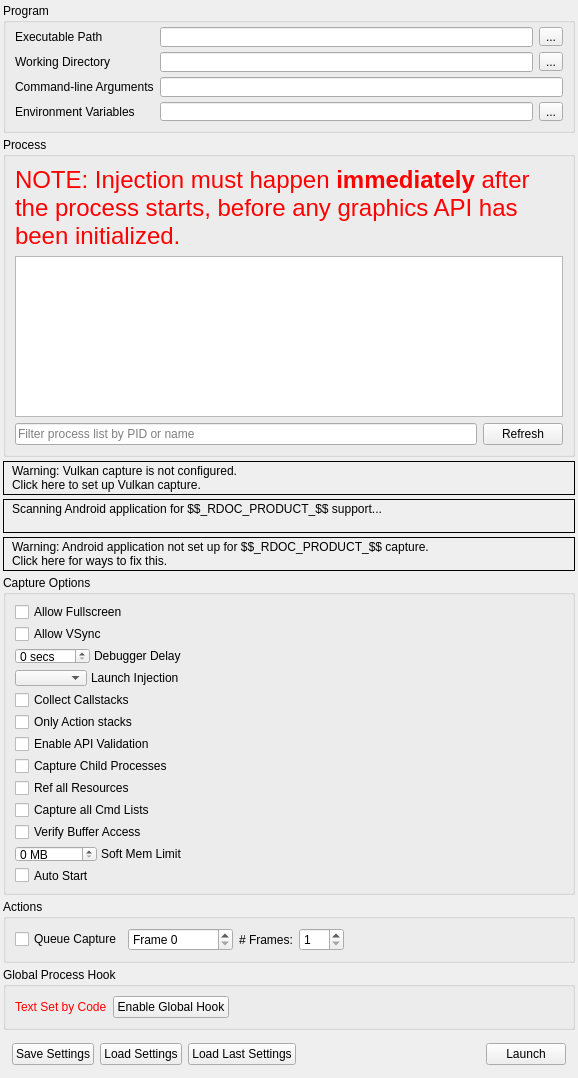
<?xml version="1.0" encoding="UTF-8"?>
<ui version="4.0">
 <class>CaptureDialog</class>
 <widget class="QFrame" name="CaptureDialog">
  <property name="geometry">
   <rect>
    <x>0</x>
    <y>0</y>
    <width>578</width>
    <height>1025</height>
   </rect>
  </property>
  <property name="windowTitle">
   <string>Launch Application</string>
  </property>
  <layout class="QVBoxLayout" name="verticalLayout">
   <property name="spacing">
    <number>4</number>
   </property>
   <property name="leftMargin">
    <number>3</number>
   </property>
   <property name="topMargin">
    <number>3</number>
   </property>
   <property name="rightMargin">
    <number>3</number>
   </property>
   <property name="bottomMargin">
    <number>3</number>
   </property>
   <item>
    <widget class="QGroupBox" name="exeGroup">
     <property name="sizePolicy">
      <sizepolicy hsizetype="Preferred" vsizetype="Minimum">
       <horstretch>0</horstretch>
       <verstretch>0</verstretch>
      </sizepolicy>
     </property>
     <property name="minimumSize">
      <size>
       <width>250</width>
       <height>130</height>
      </size>
     </property>
     <property name="title">
      <string>Program</string>
     </property>
     <layout class="QGridLayout" name="gridLayout">
      <property name="topMargin">
       <number>4</number>
      </property>
      <item row="0" column="0">
       <widget class="QLabel" name="exePathLabel">
        <property name="toolTip">
         <string>Browse for an executable file</string>
        </property>
        <property name="text">
         <string>Executable Path</string>
        </property>
       </widget>
      </item>
      <item row="0" column="2">
       <widget class="RDLineEdit" name="exePath">
        <property name="minimumSize">
         <size>
          <width>0</width>
          <height>20</height>
         </size>
        </property>
        <property name="toolTip">
         <string>Browse for an executable file</string>
        </property>
       </widget>
      </item>
      <item row="0" column="3">
       <widget class="QToolButton" name="exePathBrowse">
        <property name="toolTip">
         <string>Browse for an executable file</string>
        </property>
        <property name="text">
         <string>...</string>
        </property>
       </widget>
      </item>
      <item row="1" column="0">
       <widget class="QLabel" name="workDirLabel">
        <property name="toolTip">
         <string>Browse for a working directory</string>
        </property>
        <property name="text">
         <string>Working Directory</string>
        </property>
       </widget>
      </item>
      <item row="1" column="2">
       <widget class="RDLineEdit" name="workDirPath">
        <property name="minimumSize">
         <size>
          <width>0</width>
          <height>20</height>
         </size>
        </property>
        <property name="toolTip">
         <string>Browse for a working directory</string>
        </property>
       </widget>
      </item>
      <item row="1" column="3">
       <widget class="QToolButton" name="workDirBrowse">
        <property name="toolTip">
         <string>Browse for a working directory</string>
        </property>
        <property name="text">
         <string>...</string>
        </property>
       </widget>
      </item>
      <item row="2" column="0">
       <widget class="QLabel" name="cmdLineLabel">
        <property name="toolTip">
         <string>The command-line that will be passed to the executable on launch</string>
        </property>
        <property name="text">
         <string>Command-line Arguments</string>
        </property>
       </widget>
      </item>
      <item row="2" column="2" colspan="2">
       <widget class="RDLineEdit" name="cmdline">
        <property name="minimumSize">
         <size>
          <width>0</width>
          <height>20</height>
         </size>
        </property>
        <property name="toolTip">
         <string>The command-line that will be passed to the executable on launch</string>
        </property>
       </widget>
      </item>
      <item row="3" column="0">
       <widget class="QLabel" name="envVarLabel">
        <property name="toolTip">
         <string>The environment variables for the executable</string>
        </property>
        <property name="text">
         <string>Environment Variables</string>
        </property>
       </widget>
      </item>
      <item row="3" column="2">
       <widget class="QLineEdit" name="envVar">
        <property name="toolTip">
         <string>The environment variables for the executable</string>
        </property>
        <property name="readOnly">
         <bool>true</bool>
        </property>
       </widget>
      </item>
      <item row="3" column="3">
       <widget class="QToolButton" name="envVarEdit">
        <property name="toolTip">
         <string>The environment variables for the executable</string>
        </property>
        <property name="text">
         <string>...</string>
        </property>
       </widget>
      </item>
     </layout>
    </widget>
   </item>
   <item>
    <widget class="QGroupBox" name="injectGroup">
     <property name="sizePolicy">
      <sizepolicy hsizetype="Preferred" vsizetype="Expanding">
       <horstretch>0</horstretch>
       <verstretch>100</verstretch>
      </sizepolicy>
     </property>
     <property name="minimumSize">
      <size>
       <width>250</width>
       <height>260</height>
      </size>
     </property>
     <property name="title">
      <string>Process</string>
     </property>
     <layout class="QGridLayout" name="gridLayout_2">
      <item row="0" column="0" colspan="2">
       <widget class="QLabel" name="processWarning">
        <property name="palette">
         <palette>
          <active>
           <colorrole role="WindowText">
            <brush brushstyle="SolidPattern">
             <color alpha="255">
              <red>255</red>
              <green>0</green>
              <blue>0</blue>
             </color>
            </brush>
           </colorrole>
          </active>
          <inactive>
           <colorrole role="WindowText">
            <brush brushstyle="SolidPattern">
             <color alpha="255">
              <red>255</red>
              <green>0</green>
              <blue>0</blue>
             </color>
            </brush>
           </colorrole>
          </inactive>
          <disabled>
           <colorrole role="WindowText">
            <brush brushstyle="SolidPattern">
             <color alpha="255">
              <red>106</red>
              <green>104</green>
              <blue>100</blue>
             </color>
            </brush>
           </colorrole>
          </disabled>
         </palette>
        </property>
        <property name="font">
         <font>
          <pointsize>18</pointsize>
         </font>
        </property>
        <property name="text">
         <string>NOTE: Injection must happen &lt;b&gt;immediately&lt;/b&gt; after the process starts, before any graphics API has been initialized.</string>
        </property>
        <property name="wordWrap">
         <bool>true</bool>
        </property>
       </widget>
      </item>
      <item row="1" column="0" colspan="2">
       <widget class="QTreeView" name="processList">
        <property name="sizePolicy">
         <sizepolicy hsizetype="Preferred" vsizetype="Expanding">
          <horstretch>0</horstretch>
          <verstretch>0</verstretch>
         </sizepolicy>
        </property>
        <property name="minimumSize">
         <size>
          <width>0</width>
          <height>100</height>
         </size>
        </property>
        <property name="editTriggers">
         <set>QAbstractItemView::NoEditTriggers</set>
        </property>
        <property name="indentation">
         <number>0</number>
        </property>
        <property name="rootIsDecorated">
         <bool>false</bool>
        </property>
        <property name="itemsExpandable">
         <bool>false</bool>
        </property>
        <property name="sortingEnabled">
         <bool>true</bool>
        </property>
       </widget>
      </item>
      <item row="2" column="0">
       <widget class="QLineEdit" name="processFilter">
        <property name="placeholderText">
         <string>Filter process list by PID or name</string>
        </property>
       </widget>
      </item>
      <item row="2" column="1">
       <widget class="QPushButton" name="processRefesh">
        <property name="text">
         <string>Refresh</string>
        </property>
       </widget>
      </item>
     </layout>
    </widget>
   </item>
   <item>
    <widget class="RDLabel" name="vulkanLayerWarn">
     <property name="cursor">
      <cursorShape>PointingHandCursor</cursorShape>
     </property>
     <property name="frameShape">
      <enum>QFrame::Box</enum>
     </property>
     <property name="text">
      <string>&lt;html&gt;&lt;head/&gt;&lt;body&gt;&lt;table&gt;&lt;tr&gt;&lt;td valign=&quot;middle&quot;&gt;&lt;img width=&quot;16&quot; src=&quot;:/information.png&quot;/&gt;&lt;/td&gt;&lt;td&gt;&lt;p&gt;Warning: Vulkan capture is not configured.&lt;br/&gt;Click here to set up Vulkan capture.&lt;/p&gt;&lt;/td&gt;&lt;/tr&gt;&lt;/table&gt;&lt;/body&gt;&lt;/html&gt;</string>
     </property>
     <property name="textFormat">
      <enum>Qt::RichText</enum>
     </property>
     <property name="margin">
      <number>3</number>
     </property>
    </widget>
   </item>
   <item>
    <widget class="RDLabel" name="androidScan">
     <property name="cursor">
      <cursorShape>PointingHandCursor</cursorShape>
     </property>
     <property name="frameShape">
      <enum>QFrame::Box</enum>
     </property>
     <property name="text">
      <string>&lt;html&gt;&lt;head/&gt;&lt;body&gt;&lt;table&gt;&lt;tr&gt;&lt;td valign=&quot;middle&quot;&gt;&lt;img width=&quot;16&quot; src=&quot;:/information.png&quot;/&gt;&lt;/td&gt;&lt;td valign=&quot;middle&quot;&gt;&lt;p&gt;Scanning Android application for $$_RDOC_PRODUCT_$$ support...&lt;br/&gt;&lt;/p&gt;&lt;/td&gt;&lt;/tr&gt;&lt;/table&gt;&lt;/body&gt;&lt;/html&gt;</string>
     </property>
     <property name="textFormat">
      <enum>Qt::RichText</enum>
     </property>
     <property name="margin">
      <number>3</number>
     </property>
    </widget>
   </item>
   <item>
    <widget class="RDLabel" name="androidWarn">
     <property name="cursor">
      <cursorShape>PointingHandCursor</cursorShape>
     </property>
     <property name="frameShape">
      <enum>QFrame::Box</enum>
     </property>
     <property name="text">
      <string>&lt;html&gt;&lt;head/&gt;&lt;body&gt;&lt;table&gt;&lt;tr&gt;&lt;td valign=&quot;middle&quot;&gt;&lt;img width=&quot;16&quot; src=&quot;:/information.png&quot;/&gt;&lt;/td&gt;&lt;td&gt;&lt;p&gt;Warning: Android application not set up for $$_RDOC_PRODUCT_$$ capture.&lt;br/&gt;Click here for ways to fix this.&lt;/p&gt;&lt;/td&gt;&lt;/tr&gt;&lt;/table&gt;&lt;/body&gt;&lt;/html&gt;</string>
     </property>
     <property name="textFormat">
      <enum>Qt::RichText</enum>
     </property>
     <property name="margin">
      <number>3</number>
     </property>
    </widget>
   </item>
   <item>
    <widget class="QGroupBox" name="optionsGroup">
     <property name="sizePolicy">
      <sizepolicy hsizetype="Preferred" vsizetype="Minimum">
       <horstretch>0</horstretch>
       <verstretch>0</verstretch>
      </sizepolicy>
     </property>
     <property name="title">
      <string>Capture Options</string>
     </property>
     <layout class="QVBoxLayout" name="verticalLayout_2">
      <item>
       <widget class="QCheckBox" name="AllowFullscreen">
        <property name="toolTip">
         <string>Allows the application to switch to full-screen mode</string>
        </property>
        <property name="text">
         <string>Allow Fullscreen</string>
        </property>
       </widget>
      </item>
      <item>
       <widget class="QCheckBox" name="AllowVSync">
        <property name="toolTip">
         <string>Allows the application to enable v-sync</string>
        </property>
        <property name="text">
         <string>Allow VSync</string>
        </property>
       </widget>
      </item>
      <item>
       <widget class="QFrame" name="DebuggerDelayFrame">
        <property name="sizePolicy">
         <sizepolicy hsizetype="Fixed" vsizetype="Preferred">
          <horstretch>0</horstretch>
          <verstretch>0</verstretch>
         </sizepolicy>
        </property>
        <property name="frameShape">
         <enum>QFrame::NoFrame</enum>
        </property>
        <property name="frameShadow">
         <enum>QFrame::Plain</enum>
        </property>
        <layout class="QHBoxLayout" name="horizontalLayout_3">
         <property name="spacing">
          <number>4</number>
         </property>
         <property name="leftMargin">
          <number>0</number>
         </property>
         <property name="topMargin">
          <number>0</number>
         </property>
         <property name="rightMargin">
          <number>0</number>
         </property>
         <property name="bottomMargin">
          <number>0</number>
         </property>
         <item>
          <widget class="QDoubleSpinBox" name="DelayForDebugger">
           <property name="sizePolicy">
            <sizepolicy hsizetype="Minimum" vsizetype="Fixed">
             <horstretch>0</horstretch>
             <verstretch>0</verstretch>
            </sizepolicy>
           </property>
           <property name="minimumSize">
            <size>
             <width>40</width>
             <height>0</height>
            </size>
           </property>
           <property name="toolTip">
            <string>Pauses for N seconds after launching the process, to allow a debugger to attach</string>
           </property>
           <property name="suffix">
            <string comment="seconds"> secs</string>
           </property>
           <property name="decimals">
            <number>0</number>
           </property>
           <property name="maximum">
            <double>120.000000000000000</double>
           </property>
           <property name="value">
            <double>0.000000000000000</double>
           </property>
          </widget>
         </item>
         <item>
          <widget class="QLabel" name="DebuggerDelayLabel">
           <property name="sizePolicy">
            <sizepolicy hsizetype="Fixed" vsizetype="Preferred">
             <horstretch>0</horstretch>
             <verstretch>0</verstretch>
            </sizepolicy>
           </property>
           <property name="toolTip">
            <string>Pauses for N seconds after launching the process, to allow a debugger to attach</string>
           </property>
           <property name="text">
            <string>Debugger Delay</string>
           </property>
          </widget>
         </item>
        </layout>
       </widget>
      </item>
      <item>
       <widget class="QFrame" name="LaunchInjectModeFrame">
        <property name="sizePolicy">
         <sizepolicy hsizetype="Fixed" vsizetype="Preferred">
          <horstretch>0</horstretch>
          <verstretch>0</verstretch>
         </sizepolicy>
        </property>
        <property name="frameShape">
         <enum>QFrame::NoFrame</enum>
        </property>
        <property name="frameShadow">
         <enum>QFrame::Plain</enum>
        </property>
        <layout class="QHBoxLayout" name="LaunchInjectModeLayout">
         <property name="spacing">
          <number>4</number>
         </property>
         <property name="leftMargin">
          <number>0</number>
         </property>
         <property name="topMargin">
          <number>0</number>
         </property>
         <property name="rightMargin">
          <number>0</number>
         </property>
         <property name="bottomMargin">
          <number>0</number>
         </property>
         <item>
          <widget class="QComboBox" name="LaunchInjectMode">
           <property name="toolTip">
            <string>Select how launch-time DLL injection should be attempted for local Windows captures.</string>
           </property>
          </widget>
         </item>
         <item>
          <widget class="QLabel" name="LaunchInjectModeLabel">
           <property name="sizePolicy">
            <sizepolicy hsizetype="Fixed" vsizetype="Preferred">
             <horstretch>0</horstretch>
             <verstretch>0</verstretch>
            </sizepolicy>
           </property>
           <property name="toolTip">
            <string>Select how launch-time DLL injection should be attempted for local Windows captures.</string>
           </property>
           <property name="text">
            <string>Launch Injection</string>
           </property>
          </widget>
         </item>
        </layout>
       </widget>
      </item>
      <item>
       <widget class="QCheckBox" name="CaptureCallstacks">
        <property name="toolTip">
         <string>Collect a callstack on every API call</string>
        </property>
        <property name="text">
         <string>Collect Callstacks</string>
        </property>
       </widget>
      </item>
      <item>
       <widget class="QCheckBox" name="CaptureCallstacksOnlyActions">
        <property name="toolTip">
         <string>Only collect callstacks on actions (draws, dispatches, clears, copies, etc)</string>
        </property>
        <property name="text">
         <string>Only Action stacks</string>
        </property>
       </widget>
      </item>
      <item>
       <widget class="QCheckBox" name="APIValidation">
        <property name="toolTip">
         <string>Initialise the graphics API with built-in validation enabled - allows capturing and reading of errors and warnings generated by the API's own debugging system</string>
        </property>
        <property name="text">
         <string>Enable API Validation</string>
        </property>
       </widget>
      </item>
      <item>
       <widget class="QCheckBox" name="HookIntoChildren">
        <property name="toolTip">
         <string>Hook into child processes - useful with launchers or similar intermediate processes</string>
        </property>
        <property name="text">
         <string>Capture Child Processes</string>
        </property>
       </widget>
      </item>
      <item>
       <widget class="QCheckBox" name="RefAllResources">
        <property name="toolTip">
         <string>Consider all resources to be included, even if unused in the capture frame</string>
        </property>
        <property name="text">
         <string>Ref all Resources</string>
        </property>
       </widget>
      </item>
      <item>
       <widget class="QCheckBox" name="CaptureAllCmdLists">
        <property name="toolTip">
         <string>When enabled, all deferred command lists will be saved even while idling. This has an overhead but ensures if you hold onto a list it will be captured.</string>
        </property>
        <property name="text">
         <string>Capture all Cmd Lists</string>
        </property>
       </widget>
      </item>
      <item>
       <widget class="QCheckBox" name="VerifyBufferAccess">
        <property name="toolTip">
         <string>When enabled, verify some buffer access on OpenGL and D3D11. This initialises buffers with undefined contents on creation to 0xdddddddd instead of 0x0, and verifies that Map() bounds are not overrun.</string>
        </property>
        <property name="text">
         <string>Verify Buffer Access</string>
        </property>
       </widget>
      </item>
      <item>
       <widget class="QFrame" name="SoftMemoryLimitFrame">
        <property name="sizePolicy">
         <sizepolicy hsizetype="Fixed" vsizetype="Preferred">
          <horstretch>0</horstretch>
          <verstretch>0</verstretch>
         </sizepolicy>
        </property>
        <property name="frameShape">
         <enum>QFrame::NoFrame</enum>
        </property>
        <property name="frameShadow">
         <enum>QFrame::Plain</enum>
        </property>
        <layout class="QHBoxLayout" name="SoftMemoryLimitLayout">
         <property name="spacing">
          <number>4</number>
         </property>
         <property name="leftMargin">
          <number>0</number>
         </property>
         <property name="topMargin">
          <number>0</number>
         </property>
         <property name="rightMargin">
          <number>0</number>
         </property>
         <property name="bottomMargin">
          <number>0</number>
         </property>
         <item>
          <widget class="QDoubleSpinBox" name="SoftMemoryLimit">
           <property name="sizePolicy">
            <sizepolicy hsizetype="Minimum" vsizetype="Fixed">
             <horstretch>0</horstretch>
             <verstretch>0</verstretch>
            </sizepolicy>
           </property>
           <property name="minimumSize">
            <size>
             <width>40</width>
             <height>0</height>
            </size>
           </property>
           <property name="toolTip">
            <string>Specifies a soft memory limit which some APIs may use to limit graphics memory use and use disk space instead for storing temporary data.</string>
           </property>
           <property name="suffix">
            <string comment="seconds"> MB</string>
           </property>
           <property name="decimals">
            <number>0</number>
           </property>
           <property name="maximum">
            <double>99999.000000000000000</double>
           </property>
           <property name="value">
            <double>0.000000000000000</double>
           </property>
          </widget>
         </item>
         <item>
          <widget class="QLabel" name="SoftMemoryLimitLabel">
           <property name="sizePolicy">
            <sizepolicy hsizetype="Fixed" vsizetype="Preferred">
             <horstretch>0</horstretch>
             <verstretch>0</verstretch>
            </sizepolicy>
           </property>
           <property name="toolTip">
            <string>Specifies a soft memory limit which some APIs may use to limit graphics memory use and use disk space instead for storing temporary data.</string>
           </property>
           <property name="text">
            <string>Soft Mem Limit</string>
           </property>
          </widget>
         </item>
        </layout>
       </widget>
      </item>
      <item>
       <widget class="QCheckBox" name="AutoStart">
        <property name="toolTip">
         <string>If these capture settings are saved &amp; run, auto start the capture instantly on load</string>
        </property>
        <property name="text">
         <string>Auto Start</string>
        </property>
       </widget>
      </item>
     </layout>
    </widget>
   </item>
   <item>
    <widget class="QGroupBox" name="actionGroup">
     <property name="sizePolicy">
      <sizepolicy hsizetype="Preferred" vsizetype="Minimum">
       <horstretch>0</horstretch>
       <verstretch>0</verstretch>
      </sizepolicy>
     </property>
     <property name="title">
      <string>Actions</string>
     </property>
     <layout class="QHBoxLayout" name="horizontalLayout_5">
      <item>
       <widget class="QCheckBox" name="queueFrameCap">
        <property name="text">
         <string>Queue Capture</string>
        </property>
       </widget>
      </item>
      <item>
       <widget class="QDoubleSpinBox" name="queuedFrame">
        <property name="sizePolicy">
         <sizepolicy hsizetype="Fixed" vsizetype="Fixed">
          <horstretch>0</horstretch>
          <verstretch>0</verstretch>
         </sizepolicy>
        </property>
        <property name="prefix">
         <string comment="Frame number" extracomment="To Capture">Frame </string>
        </property>
        <property name="suffix">
         <string/>
        </property>
        <property name="decimals">
         <number>0</number>
        </property>
        <property name="minimum">
         <double>0.000000000000000</double>
        </property>
        <property name="maximum">
         <double>4294967296.000000000000000</double>
        </property>
       </widget>
      </item>
      <item>
       <widget class="QLabel" name="numFramesLabel">
        <property name="sizePolicy">
         <sizepolicy hsizetype="Preferred" vsizetype="Preferred">
          <horstretch>0</horstretch>
          <verstretch>0</verstretch>
         </sizepolicy>
        </property>
        <property name="text">
         <string># Frames:</string>
        </property>
       </widget>
      </item>
      <item>
       <widget class="QDoubleSpinBox" name="numFrames">
        <property name="minimumSize">
         <size>
          <width>45</width>
          <height>0</height>
         </size>
        </property>
        <property name="decimals">
         <number>0</number>
        </property>
        <property name="minimum">
         <double>1.000000000000000</double>
        </property>
        <property name="maximum">
         <double>10.000000000000000</double>
        </property>
       </widget>
      </item>
      <item>
       <spacer name="ActionsSpacer">
        <property name="orientation">
         <enum>Qt::Horizontal</enum>
        </property>
        <property name="sizeHint" stdset="0">
         <size>
          <width>596</width>
          <height>20</height>
         </size>
        </property>
       </spacer>
      </item>
     </layout>
    </widget>
   </item>
   <item>
    <widget class="QGroupBox" name="globalGroup">
     <property name="sizePolicy">
      <sizepolicy hsizetype="Preferred" vsizetype="Minimum">
       <horstretch>0</horstretch>
       <verstretch>0</verstretch>
      </sizepolicy>
     </property>
     <property name="title">
      <string>Global Process Hook</string>
     </property>
     <layout class="QHBoxLayout" name="horizontalLayout_2">
      <item>
       <widget class="QLabel" name="globalLabel">
        <property name="palette">
         <palette>
          <active>
           <colorrole role="WindowText">
            <brush brushstyle="SolidPattern">
             <color alpha="255">
              <red>255</red>
              <green>0</green>
              <blue>0</blue>
             </color>
            </brush>
           </colorrole>
          </active>
          <inactive>
           <colorrole role="WindowText">
            <brush brushstyle="SolidPattern">
             <color alpha="255">
              <red>255</red>
              <green>0</green>
              <blue>0</blue>
             </color>
            </brush>
           </colorrole>
          </inactive>
          <disabled>
           <colorrole role="WindowText">
            <brush brushstyle="SolidPattern">
             <color alpha="255">
              <red>106</red>
              <green>104</green>
              <blue>100</blue>
             </color>
            </brush>
           </colorrole>
          </disabled>
         </palette>
        </property>
        <property name="text">
         <string>Text Set by Code</string>
        </property>
       </widget>
      </item>
      <item>
       <widget class="QPushButton" name="toggleGlobal">
        <property name="text">
         <string>Enable Global Hook</string>
        </property>
        <property name="checkable">
         <bool>true</bool>
        </property>
        <property name="checked">
         <bool>false</bool>
        </property>
       </widget>
      </item>
      <item>
       <spacer name="globalSpacer">
        <property name="orientation">
         <enum>Qt::Horizontal</enum>
        </property>
        <property name="sizeHint" stdset="0">
         <size>
          <width>587</width>
          <height>20</height>
         </size>
        </property>
       </spacer>
      </item>
     </layout>
    </widget>
   </item>
   <item>
    <widget class="QFrame" name="buttonsFrame">
     <property name="sizePolicy">
      <sizepolicy hsizetype="Preferred" vsizetype="Minimum">
       <horstretch>0</horstretch>
       <verstretch>0</verstretch>
      </sizepolicy>
     </property>
     <property name="frameShape">
      <enum>QFrame::NoFrame</enum>
     </property>
     <property name="frameShadow">
      <enum>QFrame::Plain</enum>
     </property>
     <layout class="QHBoxLayout" name="horizontalLayout">
      <item>
       <widget class="QPushButton" name="saveSettings">
        <property name="toolTip">
         <string>Save these capture settings to file to load later</string>
        </property>
        <property name="text">
         <string>Save Settings</string>
        </property>
       </widget>
      </item>
      <item>
       <widget class="QPushButton" name="loadSettings">
        <property name="sizePolicy">
         <sizepolicy hsizetype="Minimum" vsizetype="Fixed">
          <horstretch>0</horstretch>
          <verstretch>0</verstretch>
         </sizepolicy>
        </property>
        <property name="toolTip">
         <string>Load a saved set of capture settings</string>
        </property>
        <property name="text">
         <string>Load Settings</string>
        </property>
       </widget>
      </item>
      <item>
       <widget class="QPushButton" name="loadLastCapture">
        <property name="sizePolicy">
         <sizepolicy hsizetype="Minimum" vsizetype="Fixed">
          <horstretch>0</horstretch>
          <verstretch>0</verstretch>
         </sizepolicy>
        </property>
        <property name="toolTip">
         <string>Load the most recently used capture settings</string>
        </property>
        <property name="text">
         <string>Load Last Settings</string>
        </property>
       </widget>
      </item>
      <item>
       <spacer name="buttonsSpace">
        <property name="orientation">
         <enum>Qt::Horizontal</enum>
        </property>
        <property name="sizeType">
         <enum>QSizePolicy::Expanding</enum>
        </property>
        <property name="sizeHint" stdset="0">
         <size>
          <width>556</width>
          <height>20</height>
         </size>
        </property>
       </spacer>
      </item>
      <item>
       <widget class="QPushButton" name="launch">
        <property name="toolTip">
         <string>Launch the selected program with $$_RDOC_PRODUCT_$$ enabled for capture</string>
        </property>
        <property name="text">
         <string>Launch</string>
        </property>
       </widget>
      </item>
     </layout>
    </widget>
   </item>
   <item>
    <spacer name="topVerticalSpacer">
     <property name="orientation">
      <enum>Qt::Vertical</enum>
     </property>
     <property name="sizeHint" stdset="0">
      <size>
       <width>0</width>
       <height>0</height>
      </size>
     </property>
    </spacer>
   </item>
  </layout>
 </widget>
 <customwidgets>
  <customwidget>
   <class>RDLabel</class>
   <extends>QLabel</extends>
   <header>Widgets/Extended/RDLabel.h</header>
  </customwidget>
  <customwidget>
   <class>RDLineEdit</class>
   <extends>QLineEdit</extends>
   <header>Widgets/Extended/RDLineEdit.h</header>
  </customwidget>
 </customwidgets>
 <resources/>
 <connections/>
</ui>
